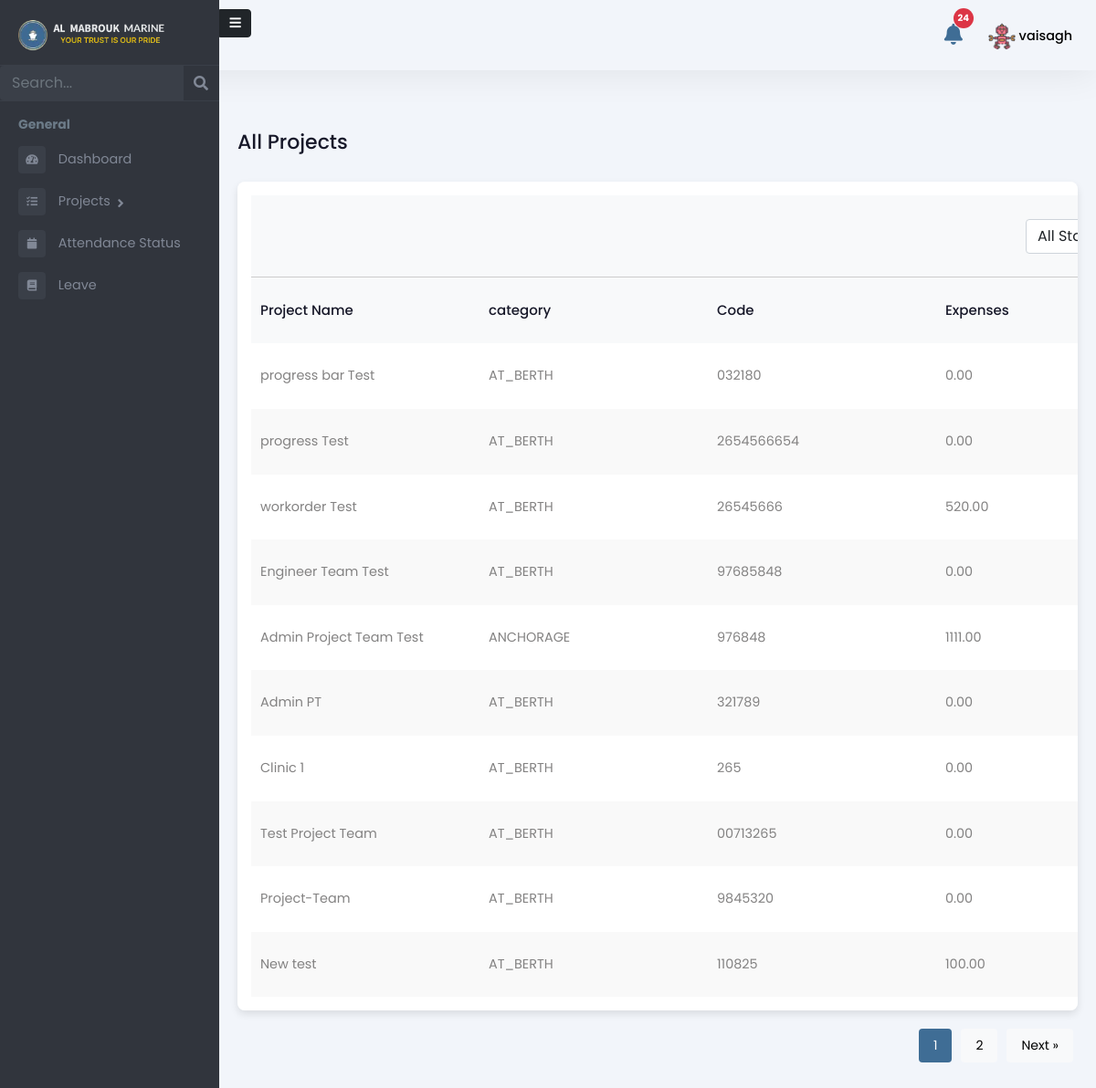
Screenshot of /administration/projects/ (signed in) with the database file from the repository.
### Admin/models.py (models this page shows, shortened)
class Employee(models.Model):
    user = models.OneToOneField(User, on_delete=models.CASCADE, related_name='employee_profile')
    is_employee = models.BooleanField(default=False)
    is_manager = models.BooleanField(default=False)
    is_administration = models.BooleanField(default=False)
    is_hr = models.BooleanField(default=False)
    rank = models.CharField(max_length=255, blank=True, null=True)
    salary = models.DecimalField(max_digits=10, decimal_places=2, blank=True, null=True)
    work_days = models.DecimalField(max_digits=10, decimal_places=2, default=0, blank=True)
    holidays = models.IntegerField(null=True, blank=True)
    overseas_days = models.IntegerField(default=0)
    date_of_birth = models.DateField(null=True, blank=True)
    phone_number = models.CharField(max_length=15, blank=True, null=True)
    date_of_join = models.DateField(null=True, blank=True)
    address = models.TextField(blank=True, null=True)
    profile_picture = models.ImageField(upload_to="profile_pictures/", null=True, blank=True)

class Project(models.Model):
    STATUS_CHOICES = [
        ('PENDING', 'Pending'),
        ('ASSIGN', 'Assign'),
        ('ONGOING', 'Ongoing'),
        ('HOLD', 'Hold'),
        ('CANCELLED', 'Cancelled'),
        ('COMPLETED', 'Completed'),
    ]
    CATEGORY_CHOICES = [
        ('OVERSEAS', 'Overseas'),
        ('ANCHORAGE', 'Anchorage'),
        ('HOLIDAY_WORKING', 'Holiday Working'),
        ('AT_BERTH', 'At Berth'),
    ]
    PRIORITY_CHOICES = [
        ('HIGH', 'High'),
        ('MEDIUM', 'Medium'),
        ('LOW', 'Low'),
    ]
    name = models.CharField(max_length=255)
    code = models.CharField(max_length=100, unique=True, blank=True, null=True)
    client_name = models.CharField(max_length=255, default="", blank=True)
    vessel_name = models.CharField(max_length=255, default="", blank=True)
    purchase_and_expenses = models.DecimalField(
        max_digits=12, decimal_places=2, default=0.00)
    invoice_amount = models.DecimalField(
        max_digits=12, decimal_places=2, default=0.00)
    currency_code = models.CharField(max_length=10, default="AED")
    status = models.CharField(
        max_length=100, choices=STATUS_CHOICES, default='PENDING')
    category = models.CharField(
        max_length=50, choices=CATEGORY_CHOICES, default='AT_BERTH')
    priority = models.CharField(max_length=10, choices=PRIORITY_CHOICES, default='MEDIUM')
    job_description = models.TextField(blank=True, null=True)
    manager = models.ForeignKey(
        'Employee', on_delete=models.SET_NULL, null=True, blank=True, related_name='managed_projects',
        limit_choices_to={'is_manager': True}
    )
    created_at = models.DateTimeField(auto_now_add=True)
    deadline_date = models.DateField(null=True, blank=True)
    attachment = models.FileField(upload_to='project_attachments/', blank=True, null=True)
    job_card = models.FileField(upload_to='job_cards/', blank=True, null=True)

### administration/views.py (the view)
# urls.py: path('projects/', admstrn_project_list_view, name='admstrn_project_list_view'),
@login_required
def admstrn_project_list_view(request):
    projects = Project.objects.all().order_by('-created_at')
    search_query = request.GET.get('search', '').strip()
    status_filter = request.GET.get('status', '')
    if search_query:
            projects = projects.filter(
                name__icontains=search_query
            )
    if status_filter:
        projects = projects.filter(status=status_filter)
    project_data = [
        {
            "id": project.id,
            "name": project.name,
            "category": project.category,
            "code": project.code,
            "status": project.status,
            "invoice": project.invoice_amount,
            "currency": project.currency_code,
            "purchase_and_expenses": project.purchase_and_expenses,
        }
        for project in projects
    ]
    paginator = Paginator(project_data, 10)
    page_number = request.GET.get('page')
    page_obj = paginator.get_page(page_number)
    context = {
        'role': 'Administration',
        "projects": page_obj,
        "search_query": search_query,
        "status_filter": status_filter,
        "status_choices": Project.STATUS_CHOICES,
    }
    return render(request, 'administration/project_list.html', context)

### templates/administration/project_list.html (shortened to what this page needs)
{% extends 'administration/administrationbase.html' %}
{% load static %}
{% block content %}
<div class="emply-list-wraper">
  <div class="pg-title">
    <h1>All Projects</h1>
  </div>
  <div class="widget-box table-wdgt">
    <table id="employeeTable">
      <thead>
        <tr style="border-bottom: 1px solid #ccc">
          <th></th>
          <th></th>
          <th></th>
          <th>
            <select id="status-filter" class="form-select w-auto">
                <option value="">All Statuses</option>
            </select>
          </th>
        </tr>
      </thead>
      <thead>
        <tr>
          <th>Project Name</th>
          <th>category</th>
          <th>Code</th>
          <th>Expenses</th>
        </tr>
      </thead>
      <tbody>
        {% for project in projects %}
        <tr>
          <td>
            <a href="{% url 'admstrn_project_summary_view' project.id %}">{{ project.name }}</a>
          </td>
          <td>{{ project.category }}</td>
          <td>{{ project.code }}</td>
          <td>{{ project.purchase_and_expenses }}</td>
        </tr>
        {% endfor %}
      </tbody>
    </table>
  </div>
  <div class="pagination" id="pagination">
    {% for num in projects.paginator.page_range %}
      {% if num >= projects.number|add:'-1' and num <= projects.number|add:'1' %}
        <a href="?search={{ search_query }}&page={{ num }}">
            <button class="{% if num == projects.number %}active{% endif %}">{{ num }}</button>
        </a>
      {% endif %}
    {% endfor %}
    {% if projects.has_next %}
        <a href="?search={{ search_query }}&page={{ projects.next_page_number }}">
            <button>Next &raquo;</button>
        </a>
    {% endif %}
</div>
</div>
{% endblock %}

### templates/administration/administrationbase.html (shortened to what this page needs)
{% load static %}
<!DOCTYPE html>
<html lang="en">
<head>
    <link rel="stylesheet" href="{% static 'assets/vendor/bootstrap/css/bootstrap.min.css' %}" />
    <link href="https://use.fontawesome.com/releases/v5.0.6/css/all.css" rel="stylesheet" />
    <link rel="stylesheet" href="{% static 'assets/css/style.css' %}" />
    <link href="https://cdn.jsdelivr.net/npm/select2@4.0.13/dist/css/select2.min.css" rel="stylesheet" />
</head>
<body>
    <header>
      <div class="mb-top-hdr">
        <div class="hdr-notification">
        <a href="#" id="open-notification-popup">
            <button type="button" class="btn btn-primary position-relative">
                <i class="fas fa-bell"></i>
                <span id="notification-count" class="position-absolute top-0 start-100 translate-middle badge rounded-pill bg-danger">
                </span>
            </button>
        </a>
    </div>
        <div class="hdr-user">
          <div class="dropdown">
            <button class="btndropdown-toggle" type="button" id="dropdownMenuButton1"
                  data-bs-toggle="dropdown" aria-expanded="false">
                  {% if request.user.employee_profile.profile_picture %}
                      <img src="{{ request.user.employee_profile.profile_picture.url }}"
                           alt="Profile Picture"
                           class="rounded-circle"
                           style="width: 30px; height: 30px; object-fit: cover;">
                  {% else %}
                      <i class="fas fa-user"></i>
                  {% endif %}
                  <span>{{ request.user.username }}</span>
              </button>
          </div>
        </div>
      </div>
      </header>
    <div class="page-wrapper chiller-theme toggled"  id="content">
        <nav id="sidebar"  class="sidebar-wrapper sidebar">
            <a id="show-sidebar"   onclick="toggleSidebar()" class="btn btn-sm btn-dark" href="#">
              <i class="fas fa-bars"></i>
            </a>
            <div class="sidebar-content">
              <div class="sidebar-brand">
                <a href="{% url 'admstrn-dashboard' %}"><img src="{% static 'assets/images/almabrouk-logo.webp' %}"
                  alt="Almabrouk Marine Logo" /></a>
              </div>
              <div class="sidebar-search">
                <form method="get" action="{% url 'admstrn_search_redirect_view' %}">
                  <div class="input-group">
                    <input
                      type="text"
                      name="search"
                      class="form-control search-menu"
                      placeholder="Search..."
                      value="{{ search_query }}"
                    />
                    <div class="input-group-append">
                      <button class="input-group-text" type="submit" style="border: none; background: none;">
                    <i class="fa fa-search" aria-hidden="true"></i>
                  </button>
                    </div>
                  </div>
                </form>
              </div>
              <div class="sidebar-menu">
                <ul>
                  <li class="header-menu">
                    <span>General</span>
                  </li>
                  <li>
                    <a href="{% url 'admstrn-dashboard' %}">
                      <i class="fa fa-tachometer-alt"></i>
                      <span>Dashboard</span>
                    </a>
                  </li>
                  <li class="sidebar-dropdown">
                    <a href="#">
                      <i class="fas fa-tasks"></i>
                      <span>Projects</span>
                    </a>
                        </li>
                      </ul>
                    </div>
                  <li>
                    <a href="{% url 'admstrn_attendance_status' %}">
                      <i class="fa fa-calendar"></i>
                      <span>Attendance Status</span>
                    </a>
                  </li>
                  <li>
                    <a href="{% url 'admstrn_apply_leave' %}">
                      <i class="fa fa-book"></i>
                      <span>Leave</span>
                    </a>
                  </li>
              </div>
            </div>
        {% block content %}
        {% endblock %}
</body>
</html>

### rows the page displays
Project: name "progress bar Test", category "AT_BERTH", code "032180", purchase_and_expenses "0.00"
Project: name "progress Test", category "AT_BERTH", code "2654566654", purchase_and_expenses "0.00"
Project: name "workorder Test", category "AT_BERTH", code "26545666", purchase_and_expenses "520.00"
Project: name "Engineer Team Test", category "AT_BERTH", code "97685848", purchase_and_expenses "0.00"
Project: name "Admin Project Team Test", category "ANCHORAGE", code "976848", purchase_and_expenses "1111.00"
Project: name "Admin PT", category "AT_BERTH", code "321789", purchase_and_expenses "0.00"
Project: name "Clinic 1", category "AT_BERTH", code "265", purchase_and_expenses "0.00"
Project: name "Test Project Team", category "AT_BERTH", code "00713265", purchase_and_expenses "0.00"
Project: name "Project-Team", category "AT_BERTH", code "9845320", purchase_and_expenses "0.00"
Project: name "New test", category "AT_BERTH", code "110825", purchase_and_expenses "100.00"

### other values shown
{{ request.user.username }} "vaisagh"
{{ num }} "1" "2"
